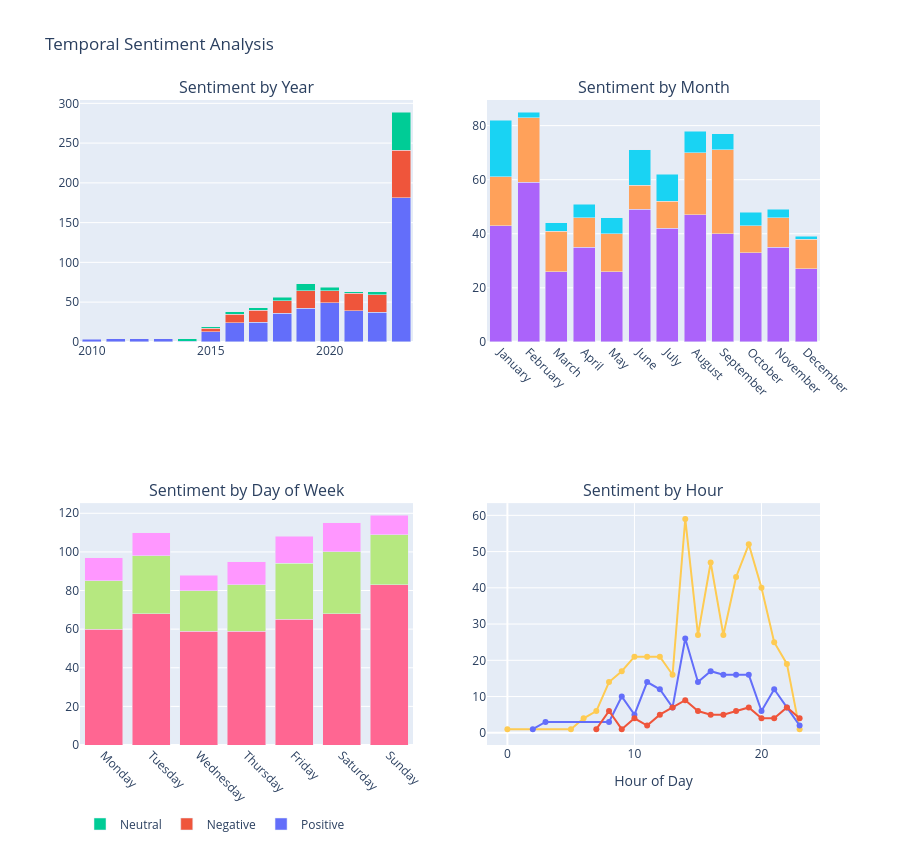
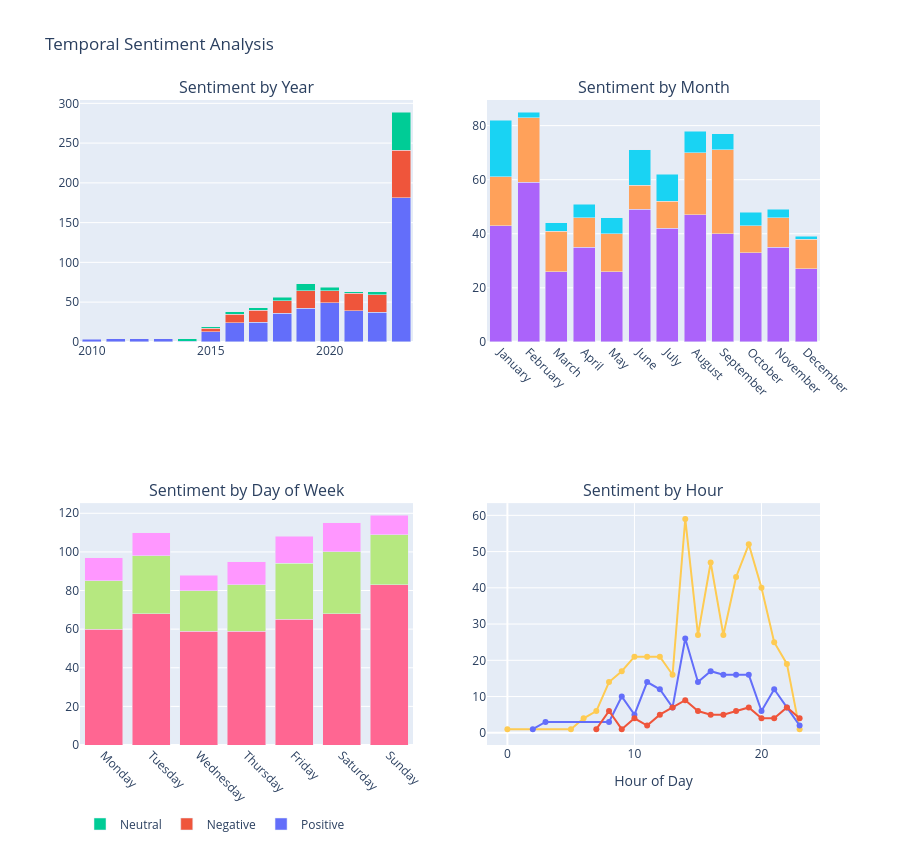

The code cell stored with these charts, in order, in its notebook:
### Markdown cell above
## Temporal analysis

### Code cell
# ✅ Robust Temporal Sentiment Analysis (copy-paste cell)
import pandas as pd
import numpy as np
import plotly.graph_objects as go
from plotly.subplots import make_subplots

def create_temporal_analysis(df):
    # 1) Detect or create timestamp column
    ts_cands = ['timestamp','created_at','date','time','created']
    ts_col = next((c for c in df.columns if c.lower() in ts_cands), None)
    if ts_col is None:
        # try to find any datetime-like col
        ts_col = next((c for c in df.columns if 'date' in c.lower() or 'time' in c.lower()), None)
    if ts_col is None:
        raise KeyError("No timestamp column found. Add a timestamp column (e.g. 'timestamp' or 'created_at').")
    
    # 2) Parse timestamps
    df = df.copy()
    df['_ts'] = pd.to_datetime(df[ts_col], errors='coerce')
    if df['_ts'].isna().all():
        raise ValueError(f"Could not parse any datetimes from column '{ts_col}'. Check format.")
    
    # 3) Derive temporal features
    df['Year'] = df['_ts'].dt.year
    df['Month_Name'] = df['_ts'].dt.month_name()
    df['Day_of_Week'] = df['_ts'].dt.day_name()
    df['Hour_of_Day'] = df['_ts'].dt.hour
    
    # 4) Build Simple_Sentiment if missing
    if 'Simple_Sentiment' not in df.columns:
        # prefer label columns if present
        label_cands = ['predicted_sentiment','predicted','sentiment','label']
        label_col = next((c for c in df.columns if c.lower() in label_cands), None)
        if label_col:
            df['Simple_Sentiment'] = df[label_col].astype(str).str.strip().str.title()
        else:
            # try numeric compound
            comp_cands = ['compound_score','compound','compound_score','Compound_Score']
            comp_col = next((c for c in df.columns if c.lower() in [x.lower() for x in comp_cands]), None)
            if comp_col:
                df['Simple_Sentiment'] = df[comp_col].apply(
                    lambda s: 'Positive' if s >= 0.05 else ('Negative' if s <= -0.05 else 'Neutral')
                )
            else:
                # fallback: if no sentiment info, mark as Unknown
                df['Simple_Sentiment'] = 'Unknown'
    
    # Ensure consistent sentiment categories and order
    desired = ['Positive','Negative','Neutral']
    available = [s for s in desired if s in df['Simple_Sentiment'].unique()]
    if not available:
        available = sorted(df['Simple_Sentiment'].dropna().unique().tolist())
    
    # 5) Prepare subplots
    fig = make_subplots(
        rows=2, cols=2,
        subplot_titles=('Sentiment by Year', 'Sentiment by Month', 'Sentiment by Day of Week', 'Sentiment by Hour'),
        specs=[[{'type':'bar'},{'type':'bar'}],[{'type':'bar'},{'type':'scatter'}]]
    )
    
    # Helper to add stacked bars per sentiment in given grouping cols
    def add_bar_traces(group_cols, row, col, order=None, showlegend=True, x_tickangle=0):
        grp = df.groupby(group_cols + ['Simple_Sentiment']).size().reset_index(name='count')
        # if ordering provided, make categorical for consistent sorting
        if order is not None and grp.shape[0]>0:
            grp[group_cols[0]] = pd.Categorical(grp[group_cols[0]], categories=order, ordered=True)
            grp = grp.sort_values(group_cols[0])
        for sentiment in available:
            d = grp[grp['Simple_Sentiment']==sentiment]
            if d.empty: 
                continue
            fig.add_trace(go.Bar(x=d[group_cols[0]], y=d['count'], name=sentiment, showlegend=showlegend),
                          row=row, col=col)
        fig.update_xaxes(tickangle=x_tickangle, row=row, col=col)
    
    # Year
    add_bar_traces(['Year'], 1, 1, order=sorted(df['Year'].dropna().unique()), showlegend=True, x_tickangle=0)
    # Month (ordered)
    month_order = ['January','February','March','April','May','June','July','August','September','October','November','December']
    add_bar_traces(['Month_Name'], 1, 2, order=month_order, showlegend=False, x_tickangle=45)
    # Day of week (ordered)
    dow_order = ['Monday','Tuesday','Wednesday','Thursday','Friday','Saturday','Sunday']
    add_bar_traces(['Day_of_Week'], 2, 1, order=dow_order, showlegend=False, x_tickangle=45)
    
    # Hour: line per sentiment
    hour_grp = df.groupby(['Hour_of_Day','Simple_Sentiment']).size().reset_index(name='count')
    for sentiment in available:
        d = hour_grp[hour_grp['Simple_Sentiment']==sentiment].sort_values('Hour_of_Day')
        if d.empty: continue
        fig.add_trace(go.Scatter(x=d['Hour_of_Day'], y=d['count'], mode='lines+markers', name=sentiment, showlegend=False),
                      row=2, col=2)
    fig.update_xaxes(title_text='Hour of Day', row=2, col=2)
    
    fig.update_layout(height=850, title_text="Temporal Sentiment Analysis", barmode='stack', legend=dict(orientation='h'))
    fig.show()
    return fig

# Usage
create_temporal_analysis(df)

### Figure 1 — Plotly figure (JSON) as saved in the notebook; plotly's stock layout.template omitted (floating-point values rounded to 4 significant figures)
{"data": [{"name": "Positive", "showlegend": true, "type": "bar", "x": [2010, 2011, 2012, 2013, 2014, 2015, 2016, 2017, 2018, 2019, 2020, 2021, 2022, 2023], "xaxis": "x", "y": [3, 4, 4, 4, 1, 13, 24, 25, 36, 42, 49, 39, 37, 181], "yaxis": "y"}, {"name": "Negative", "showlegend": true, "type": "bar", "x": [2015, 2016, 2017, 2018, 2019, 2020, 2021, 2022, 2023], "xaxis": "x", "y": [4, 11, 15, 16, 22, 15, 22, 22, 60], "yaxis": "y"}, {"name": "Neutral", "showlegend": true, "type": "bar", "x": [2014, 2015, 2016, 2017, 2018, 2019, 2020, 2021, 2022, 2023], "xaxis": "x", "y": [3, 2, 3, 3, 4, 9, 5, 2, 4, 48], "yaxis": "y"}, {"name": "Positive", "showlegend": false, "type": "bar", "x": ["January", "February", "March", "April", "May", "June", "July", "August", "September", "October", "November", "December"], "xaxis": "x2", "y": [43, 59, 26, 35, 26, 49, 42, 47, 40, 33, 35, 27], "yaxis": "y2"}, {"name": "Negative", "showlegend": false, "type": "bar", "x": ["January", "February", "March", "April", "May", "June", "July", "August", "September", "October", "November", "December"], "xaxis": "x2", "y": [18, 24, 15, 11, 14, 9, 10, 23, 31, 10, 11, 11], "yaxis": "y2"}, {"name": "Neutral", "showlegend": false, "type": "bar", "x": ["January", "February", "March", "April", "May", "June", "July", "August", "September", "October", "November", "December"], "xaxis": "x2", "y": [21, 2, 3, 5, 6, 13, 10, 8, 6, 5, 3, 1], "yaxis": "y2"}, {"name": "Positive", "showlegend": false, "type": "bar", "x": ["Monday", "Tuesday", "Wednesday", "Thursday", "Friday", "Saturday", "Sunday"], "xaxis": "x3", "y": [60, 68, 59, 59, 65, 68, 83], "yaxis": "y3"}, {"name": "Negative", "showlegend": false, "type": "bar", "x": ["Monday", "Tuesday", "Wednesday", "Thursday", "Friday", "Saturday", "Sunday"], "xaxis": "x3", "y": [25, 30, 21, 24, 29, 32, 26], "yaxis": "y3"}, {"name": "Neutral", "showlegend": false, "type": "bar", "x": ["Monday", "Tuesday", "Wednesday", "Thursday", "Friday", "Saturday", "Sunday"], "xaxis": "x3", "y": [12, 12, 8, 12, 14, 15, 10], "yaxis": "y3"}, {"mode": "lines+markers", "name": "Positive", "showlegend": false, "type": "scatter", "x": [0, 5, 6, 7, 8, 9, 10, 11, 12, 13, 14, 15, 16, 17, 18, 19, 20, 21, 22, 23], "xaxis": "x4", "y": [1, 1, 4, 6, 14, 17, 21, 21, 21, 16, 59, 27, 47, 27, 43, 52, 40, 25, 19, 1], "yaxis": "y4"}, {"mode": "lines+markers", "name": "Negative", "showlegend": false, "type": "scatter", "x": [2, 3, 8, 9, 10, 11, 12, 13, 14, 15, 16, 17, 18, 19, 20, 21, 22, 23], "xaxis": "x4", "y": [1, 3, 3, 10, 5, 14, 12, 7, 26, 14, 17, 16, 16, 16, 6, 12, 7, 2], "yaxis": "y4"}, {"mode": "lines+markers", "name": "Neutral", "showlegend": false, "type": "scatter", "x": [7, 8, 9, 10, 11, 12, 13, 14, 15, 16, 17, 18, 19, 20, 21, 22, 23], "xaxis": "x4", "y": [1, 6, 1, 4, 2, 5, 7, 9, 6, 5, 5, 6, 7, 4, 4, 7, 4], "yaxis": "y4"}], "layout": {"annotations": [{"font": {"size": 16}, "showarrow": false, "text": "Sentiment by Year", "x": 0.225, "xanchor": "center", "xref": "paper", "y": 1, "yanchor": "bottom", "yref": "paper"}, {"font": {"size": 16}, "showarrow": false, "text": "Sentiment by Month", "x": 0.775, "xanchor": "center", "xref": "paper", "y": 1, "yanchor": "bottom", "yref": "paper"}, {"font": {"size": 16}, "showarrow": false, "text": "Sentiment by Day of Week", "x": 0.225, "xanchor": "center", "xref": "paper", "y": 0.375, "yanchor": "bottom", "yref": "paper"}, {"font": {"size": 16}, "showarrow": false, "text": "Sentiment by Hour", "x": 0.775, "xanchor": "center", "xref": "paper", "y": 0.375, "yanchor": "bottom", "yref": "paper"}], "barmode": "stack", "height": 850, "legend": {"orientation": "h"}, "title": {"text": "Temporal Sentiment Analysis"}, "xaxis": {"anchor": "y", "domain": [0, 0.45], "tickangle": 0}, "xaxis2": {"anchor": "y2", "domain": [0.55, 1], "tickangle": 45}, "xaxis3": {"anchor": "y3", "domain": [0, 0.45], "tickangle": 45}, "xaxis4": {"anchor": "y4", "domain": [0.55, 1], "title": {"text": "Hour of Day"}}, "yaxis": {"anchor": "x", "domain": [0.625, 1]}, "yaxis2": {"anchor": "x2", "domain": [0.625, 1]}, "yaxis3": {"anchor": "x3", "domain": [0, 0.375]}, "yaxis4": {"anchor": "x4", "domain": [0, 0.375]}}}

### Figure 2 — Plotly figure (JSON) as saved in the notebook; plotly's stock layout.template omitted (floating-point values rounded to 4 significant figures)
{"data": [{"name": "Positive", "showlegend": true, "type": "bar", "x": [2010, 2011, 2012, 2013, 2014, 2015, 2016, 2017, 2018, 2019, 2020, 2021, 2022, 2023], "xaxis": "x", "y": [3, 4, 4, 4, 1, 13, 24, 25, 36, 42, 49, 39, 37, 181], "yaxis": "y"}, {"name": "Negative", "showlegend": true, "type": "bar", "x": [2015, 2016, 2017, 2018, 2019, 2020, 2021, 2022, 2023], "xaxis": "x", "y": [4, 11, 15, 16, 22, 15, 22, 22, 60], "yaxis": "y"}, {"name": "Neutral", "showlegend": true, "type": "bar", "x": [2014, 2015, 2016, 2017, 2018, 2019, 2020, 2021, 2022, 2023], "xaxis": "x", "y": [3, 2, 3, 3, 4, 9, 5, 2, 4, 48], "yaxis": "y"}, {"name": "Positive", "showlegend": false, "type": "bar", "x": ["January", "February", "March", "April", "May", "June", "July", "August", "September", "October", "November", "December"], "xaxis": "x2", "y": [43, 59, 26, 35, 26, 49, 42, 47, 40, 33, 35, 27], "yaxis": "y2"}, {"name": "Negative", "showlegend": false, "type": "bar", "x": ["January", "February", "March", "April", "May", "June", "July", "August", "September", "October", "November", "December"], "xaxis": "x2", "y": [18, 24, 15, 11, 14, 9, 10, 23, 31, 10, 11, 11], "yaxis": "y2"}, {"name": "Neutral", "showlegend": false, "type": "bar", "x": ["January", "February", "March", "April", "May", "June", "July", "August", "September", "October", "November", "December"], "xaxis": "x2", "y": [21, 2, 3, 5, 6, 13, 10, 8, 6, 5, 3, 1], "yaxis": "y2"}, {"name": "Positive", "showlegend": false, "type": "bar", "x": ["Monday", "Tuesday", "Wednesday", "Thursday", "Friday", "Saturday", "Sunday"], "xaxis": "x3", "y": [60, 68, 59, 59, 65, 68, 83], "yaxis": "y3"}, {"name": "Negative", "showlegend": false, "type": "bar", "x": ["Monday", "Tuesday", "Wednesday", "Thursday", "Friday", "Saturday", "Sunday"], "xaxis": "x3", "y": [25, 30, 21, 24, 29, 32, 26], "yaxis": "y3"}, {"name": "Neutral", "showlegend": false, "type": "bar", "x": ["Monday", "Tuesday", "Wednesday", "Thursday", "Friday", "Saturday", "Sunday"], "xaxis": "x3", "y": [12, 12, 8, 12, 14, 15, 10], "yaxis": "y3"}, {"mode": "lines+markers", "name": "Positive", "showlegend": false, "type": "scatter", "x": [0, 5, 6, 7, 8, 9, 10, 11, 12, 13, 14, 15, 16, 17, 18, 19, 20, 21, 22, 23], "xaxis": "x4", "y": [1, 1, 4, 6, 14, 17, 21, 21, 21, 16, 59, 27, 47, 27, 43, 52, 40, 25, 19, 1], "yaxis": "y4"}, {"mode": "lines+markers", "name": "Negative", "showlegend": false, "type": "scatter", "x": [2, 3, 8, 9, 10, 11, 12, 13, 14, 15, 16, 17, 18, 19, 20, 21, 22, 23], "xaxis": "x4", "y": [1, 3, 3, 10, 5, 14, 12, 7, 26, 14, 17, 16, 16, 16, 6, 12, 7, 2], "yaxis": "y4"}, {"mode": "lines+markers", "name": "Neutral", "showlegend": false, "type": "scatter", "x": [7, 8, 9, 10, 11, 12, 13, 14, 15, 16, 17, 18, 19, 20, 21, 22, 23], "xaxis": "x4", "y": [1, 6, 1, 4, 2, 5, 7, 9, 6, 5, 5, 6, 7, 4, 4, 7, 4], "yaxis": "y4"}], "layout": {"annotations": [{"font": {"size": 16}, "showarrow": false, "text": "Sentiment by Year", "x": 0.225, "xanchor": "center", "xref": "paper", "y": 1, "yanchor": "bottom", "yref": "paper"}, {"font": {"size": 16}, "showarrow": false, "text": "Sentiment by Month", "x": 0.775, "xanchor": "center", "xref": "paper", "y": 1, "yanchor": "bottom", "yref": "paper"}, {"font": {"size": 16}, "showarrow": false, "text": "Sentiment by Day of Week", "x": 0.225, "xanchor": "center", "xref": "paper", "y": 0.375, "yanchor": "bottom", "yref": "paper"}, {"font": {"size": 16}, "showarrow": false, "text": "Sentiment by Hour", "x": 0.775, "xanchor": "center", "xref": "paper", "y": 0.375, "yanchor": "bottom", "yref": "paper"}], "barmode": "stack", "height": 850, "legend": {"orientation": "h"}, "title": {"text": "Temporal Sentiment Analysis"}, "xaxis": {"anchor": "y", "domain": [0, 0.45], "tickangle": 0}, "xaxis2": {"anchor": "y2", "domain": [0.55, 1], "tickangle": 45}, "xaxis3": {"anchor": "y3", "domain": [0, 0.45], "tickangle": 45}, "xaxis4": {"anchor": "y4", "domain": [0.55, 1], "title": {"text": "Hour of Day"}}, "yaxis": {"anchor": "x", "domain": [0.625, 1]}, "yaxis2": {"anchor": "x2", "domain": [0.625, 1]}, "yaxis3": {"anchor": "x3", "domain": [0, 0.375]}, "yaxis4": {"anchor": "x4", "domain": [0, 0.375]}}}
